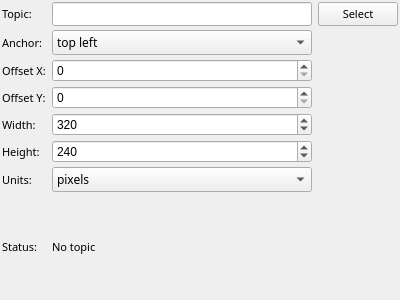
<?xml version="1.0" encoding="UTF-8"?>
<ui version="4.0">
 <class>disparity_config</class>
 <widget class="QWidget" name="disparity_config">
  <property name="geometry">
   <rect>
    <x>0</x>
    <y>0</y>
    <width>400</width>
    <height>300</height>
   </rect>
  </property>
  <property name="windowTitle">
   <string>Form</string>
  </property>
  <property name="styleSheet">
   <string notr="true"/>
  </property>
  <layout class="QGridLayout" name="gridLayout">
   <property name="verticalSpacing">
    <number>4</number>
   </property>
   <property name="margin">
    <number>2</number>
   </property>
   <item row="9" column="0">
    <widget class="QLabel" name="label_2">
     <property name="font">
      <font>
       <family>Sans Serif</family>
       <pointsize>8</pointsize>
      </font>
     </property>
     <property name="text">
      <string>Status:</string>
     </property>
    </widget>
   </item>
   <item row="2" column="2">
    <widget class="QPushButton" name="selecttopic">
     <property name="sizePolicy">
      <sizepolicy hsizetype="Fixed" vsizetype="Fixed">
       <horstretch>0</horstretch>
       <verstretch>0</verstretch>
      </sizepolicy>
     </property>
     <property name="font">
      <font>
       <family>Sans Serif</family>
       <pointsize>8</pointsize>
      </font>
     </property>
     <property name="styleSheet">
      <string notr="true"/>
     </property>
     <property name="text">
      <string>Select</string>
     </property>
    </widget>
   </item>
   <item row="2" column="1">
    <widget class="QLineEdit" name="topic">
     <property name="font">
      <font>
       <family>Sans Serif</family>
       <pointsize>8</pointsize>
      </font>
     </property>
    </widget>
   </item>
   <item row="2" column="0">
    <widget class="QLabel" name="label">
     <property name="font">
      <font>
       <family>Sans Serif</family>
       <pointsize>8</pointsize>
      </font>
     </property>
     <property name="text">
      <string>Topic:</string>
     </property>
    </widget>
   </item>
   <item row="3" column="1">
    <widget class="QComboBox" name="anchor">
     <property name="maximumSize">
      <size>
       <width>16777215</width>
       <height>25</height>
      </size>
     </property>
     <property name="font">
      <font>
       <family>Sans Serif</family>
       <pointsize>9</pointsize>
      </font>
     </property>
     <item>
      <property name="text">
       <string>top left</string>
      </property>
     </item>
     <item>
      <property name="text">
       <string>top center</string>
      </property>
     </item>
     <item>
      <property name="text">
       <string>top right</string>
      </property>
     </item>
     <item>
      <property name="text">
       <string>center left</string>
      </property>
     </item>
     <item>
      <property name="text">
       <string>center</string>
      </property>
     </item>
     <item>
      <property name="text">
       <string>center right</string>
      </property>
     </item>
     <item>
      <property name="text">
       <string>bottom left</string>
      </property>
     </item>
     <item>
      <property name="text">
       <string>bottom center</string>
      </property>
     </item>
     <item>
      <property name="text">
       <string>bottom right</string>
      </property>
     </item>
    </widget>
   </item>
   <item row="3" column="0">
    <widget class="QLabel" name="label_3">
     <property name="font">
      <font>
       <family>Sans Serif</family>
       <pointsize>8</pointsize>
      </font>
     </property>
     <property name="text">
      <string>Anchor:</string>
     </property>
    </widget>
   </item>
   <item row="4" column="0">
    <widget class="QLabel" name="label_4">
     <property name="font">
      <font>
       <family>Sans Serif</family>
       <pointsize>8</pointsize>
      </font>
     </property>
     <property name="text">
      <string>Offset X:</string>
     </property>
    </widget>
   </item>
   <item row="4" column="1">
    <widget class="QSpinBox" name="offsetx">
     <property name="maximum">
      <number>2000</number>
     </property>
    </widget>
   </item>
   <item row="9" column="1" colspan="2">
    <widget class="QLabel" name="status">
     <property name="font">
      <font>
       <family>Sans Serif</family>
       <pointsize>8</pointsize>
      </font>
     </property>
     <property name="styleSheet">
      <string notr="true"/>
     </property>
     <property name="text">
      <string>No topic</string>
     </property>
     <property name="wordWrap">
      <bool>true</bool>
     </property>
    </widget>
   </item>
   <item row="5" column="0">
    <widget class="QLabel" name="label_5">
     <property name="font">
      <font>
       <family>Sans Serif</family>
       <pointsize>8</pointsize>
      </font>
     </property>
     <property name="text">
      <string>Offset Y:</string>
     </property>
    </widget>
   </item>
   <item row="5" column="1">
    <widget class="QSpinBox" name="offsety">
     <property name="maximum">
      <number>2000</number>
     </property>
    </widget>
   </item>
   <item row="6" column="0">
    <widget class="QLabel" name="label_6">
     <property name="font">
      <font>
       <family>Sans Serif</family>
       <pointsize>8</pointsize>
      </font>
     </property>
     <property name="text">
      <string>Width:</string>
     </property>
    </widget>
   </item>
   <item row="6" column="1">
    <widget class="QSpinBox" name="width">
     <property name="maximum">
      <number>2000</number>
     </property>
     <property name="value">
      <number>320</number>
     </property>
    </widget>
   </item>
   <item row="7" column="0">
    <widget class="QLabel" name="label_7">
     <property name="font">
      <font>
       <family>Sans Serif</family>
       <pointsize>8</pointsize>
      </font>
     </property>
     <property name="text">
      <string>Height:</string>
     </property>
    </widget>
   </item>
   <item row="7" column="1">
    <widget class="QSpinBox" name="height">
     <property name="maximum">
      <number>2000</number>
     </property>
     <property name="value">
      <number>240</number>
     </property>
    </widget>
   </item>
   <item row="8" column="0">
    <widget class="QLabel" name="label_8">
     <property name="font">
      <font>
       <family>Sans Serif</family>
       <pointsize>8</pointsize>
      </font>
     </property>
     <property name="text">
      <string>Units:</string>
     </property>
    </widget>
   </item>
   <item row="8" column="1">
    <widget class="QComboBox" name="units">
     <property name="maximumSize">
      <size>
       <width>16777213</width>
       <height>25</height>
      </size>
     </property>
     <property name="font">
      <font>
       <family>Sans Serif</family>
       <pointsize>9</pointsize>
      </font>
     </property>
     <item>
      <property name="text">
       <string>pixels</string>
      </property>
     </item>
     <item>
      <property name="text">
       <string>percent</string>
      </property>
     </item>
    </widget>
   </item>
  </layout>
 </widget>
 <resources/>
 <connections/>
 <slots>
  <slot>SelectColor()</slot>
  <slot>SelectTopic()</slot>
  <slot>TopicEdited()</slot>
  <slot>PositionToleranceChanged(double)</slot>
  <slot>AngleToleranceChanged(double)</slot>
 </slots>
</ui>
